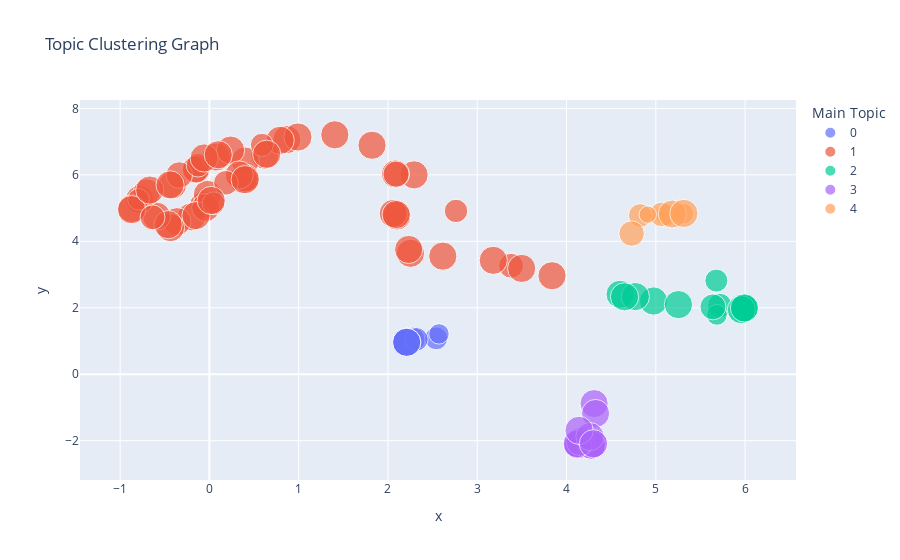

The notebook cell this image was saved under:
### Markdown cell above
# Generating Cluster Graph of Topics

### Code cell
visualize_topic_cluster_tsne(LDA_model, df)

### Figure 1 — Plotly figure (JSON) as saved in the notebook; plotly's stock layout.template omitted (floating-point values rounded to 4 significant figures; data arrays with more than 128 entries replaced by an {"elided": "..."} marker saying what was removed)
{"data": [{"customdata": [["open.substack.com", "Positive", "0"], ["www.politico.com", "Neutral Positive", "0"], ["buff.ly", "Neutral Positive", "0"], ["soundcloud.com", "Neutral Positive", "0"], ["time.com", "Neutral Positive", "0"], ["dlvr.it", "Neutral Negative", "0"], ["twitchy.com", "Positive", "0"], ["nyti.ms", "Neutral Positive", "0"]], "hovertemplate": "Address: %{customdata[0]}<br>Sentiment Label: %{customdata[1]}<br>Main Topic:%{customdata[2]}", "legendgroup": "0", "marker": {"color": "#636efa", "size": [0.7797, 0.6534, 0.9997, 0.9944, 0.6908, 0.9951, 0.5226, 0.9997], "sizemode": "area", "sizeref": 0.002499, "symbol": "circle"}, "mode": "markers", "name": "0", "orientation": "v", "showlegend": true, "type": "scatter", "x": [2.275, 2.54, 2.209, 2.211, 2.318, 2.211, 2.571, 2.209], "xaxis": "x", "y": [1.044, 1.08, 0.9611, 0.9614, 1.05, 0.9613, 1.214, 0.9611], "yaxis": "y"}, {"customdata": {"elided": "56x3 str values"}, "hovertemplate": "Address: %{customdata[0]}<br>Sentiment Label: %{customdata[1]}<br>Main Topic:%{customdata[2]}", "legendgroup": "1", "marker": {"color": "#EF553B", "size": [0.7709, 0.9648, 0.9975, 0.9974, 0.9986, 0.9799, 0.99, 0.9983, 0.9981, 0.9077, 0.9978, 0.9978, 0.9954, 0.9981, 0.9962, 0.9957, 0.9939, 0.9959, 0.9974, 0.9951, 0.9973, 0.8852, 0.9944, 0.9968, 0.9984, 0.9933, 0.9958, 0.9625, 0.9947, 0.7029, 0.9975, 0.997, 0.9981, 0.9976, 0.9984, 0.9959, 0.6535, 0.9363, 0.9958, 0.6858, 0.9931, 0.5956, 0.9959, 0.9988, 0.7588, 0.8527, 0.9959, 0.6681, 0.9963, 0.9926, 0.9951, 0.9968, 0.998, 0.9945, 0.9952, 0.7785], "sizemode": "area", "sizeref": 0.002499, "symbol": "circle"}, "mode": "markers", "name": "1", "orientation": "v", "showlegend": true, "type": "scatter", "x": [3.379, -0.06481, -0.02298, -0.2019, -0.04123, -0.3631, -0.1509, 2.252, 2.292, -0.1509, 2.614, 0.8663, 3.838, 0.3751, -0.4366, 0.07323, 0.6201, -0.1503, -0.4144, 3.179, 0.9914, -0.3376, 3.498, 0.4006, 2.099, 2.232, 0.2371, 0.4051, 0.3338, -0.1271, 2.06, 1.821, -0.5921, 1.405, -0.7813, -0.4624, 0.04717, -0.7028, 2.084, 2.762, -0.8693, -0.7937, 0.7922, -0.8717, 0.1844, 2.09, -0.05895, 0.5876, 0.4002, -0.6685, 0.099, 0.02016, 2.092, 0.6416, -0.4408, -0.6374], "xaxis": "x", "y": [3.265, 5.093, 5.41, 4.737, 5.018, 4.594, 6.161, 3.639, 5.999, 6.161, 3.553, 7.06, 2.964, 5.861, 4.412, 6.537, 6.591, 4.773, 5.694, 3.427, 7.137, 5.993, 3.183, 6.414, 4.762, 3.755, 6.743, 5.901, 5.996, 6.289, 4.838, 6.89, 4.755, 7.204, 5.259, 4.5, 5.144, 5.47, 6.027, 4.914, 4.985, 5.264, 7.038, 4.952, 5.76, 6.021, 6.508, 6.901, 5.856, 5.542, 6.603, 5.228, 4.805, 6.62, 5.698, 4.722], "yaxis": "y"}, {"customdata": [["en.wikipedia.org", "Neutral Negative", "2"], ["l.smartnews.com", "Negative", "2"], ["www.foxnews.com", "Neutral Positive", "2"], ["trib.al", "Neutral Negative", "2"], ["www.msnbc.com", "Negative", "2"], ["go.shr.lc", "Neutral Positive", "2"], ["prada.substack.com", "Neutral Positive", "2"], ["www.newsbreakapp.com", "Neutral Negative", "2"], ["meaww.com", "Positive", "2"], ["www.ncronline.org", "Neutral Positive", "2"], ["www.msnbc.com", "Neutral Positive", "2"], ["zpr.io", "Neutral Positive", "2"], ["trib.al", "Neutral Negative", "2"], ["www.dailykos.com", "Neutral Negative", "2"], ["www.nytimes.com", "Negative", "2"], ["theshahab.com", "Neutral Positive", "2"], ["www.smobserved.com", "Neutral Positive", "2"], ["www.dailykos.com", "Neutral Negative", "2"], ["fee.org", "Positive", "2"]], "hovertemplate": "Address: %{customdata[0]}<br>Sentiment Label: %{customdata[1]}<br>Main Topic:%{customdata[2]}", "legendgroup": "2", "marker": {"color": "#00cc96", "size": [0.9984, 0.7476, 0.582, 0.9022, 0.5383, 0.9984, 0.9993, 0.604, 0.5496, 0.9973, 0.9886, 0.9985, 0.9154, 0.9917, 0.9942, 0.8392, 0.6631, 0.9991, 0.9976], "sizemode": "area", "sizeref": 0.002499, "symbol": "circle"}, "mode": "markers", "name": "2", "orientation": "v", "showlegend": true, "type": "scatter", "x": [5.992, 5.716, 5.957, 5.96, 5.684, 4.974, 5.991, 5.989, 5.957, 5.977, 4.599, 4.771, 5.994, 5.958, 4.65, 5.64, 5.678, 5.253, 5.992], "xaxis": "x", "y": [1.994, 2.07, 1.955, 1.949, 1.786, 2.203, 1.993, 1.997, 1.96, 1.986, 2.407, 2.336, 1.985, 1.942, 2.33, 2.026, 2.817, 2.095, 1.994], "yaxis": "y"}, {"customdata": [["www.cbsnews.com", "Neutral Positive", "3"], ["www.thecatholicmonitor.com", "Positive", "3"], ["www.nytimes.com", "Neutral Positive", "3"], ["www.diariodenavarra.es", "Positive", "3"], ["altanto.com.do", "Neutral Negative", "3"], ["www.sfgate.com", "Neutral", "3"], ["www.businessinsider.com", "Neutral Positive", "3"], ["www.nbcnews.com", "Neutral Negative", "3"], ["dlvr.it", "Neutral Negative", "3"], ["cna.asia", "Neutral Positive", "3"], ["greenwald.substack.com", "Neutral Positive", "3"], ["www.elespanol.com", "Negative", "3"], ["buff.ly", "Negative", "3"], ["4imag.com", "Positive", "3"], ["eltiempomonclova.mx", "Positive", "3"], ["share.newsbreak.com", "Neutral Positive", "3"], ["seekingalpha.com", "Neutral Positive", "3"]], "hovertemplate": "Address: %{customdata[0]}<br>Sentiment Label: %{customdata[1]}<br>Main Topic:%{customdata[2]}", "legendgroup": "3", "marker": {"color": "#ab63fa", "size": [0.9963, 0.8236, 0.9391, 0.9887, 0.9733, 0.5463, 0.9989, 0.9896, 0.4883, 0.9967, 0.9988, 0.9868, 0.9984, 0.9961, 0.9917, 0.9988, 0.9992], "sizemode": "area", "sizeref": 0.002499, "symbol": "circle"}, "mode": "markers", "name": "3", "orientation": "v", "showlegend": true, "type": "scatter", "x": [4.125, 4.12, 4.125, 4.28, 4.305, 4.28, 4.28, 4.309, 4.123, 4.128, 4.277, 4.325, 4.153, 4.12, 4.262, 4.141, 4.301], "xaxis": "x", "y": [-2.132, -2.102, -2.119, -2.133, -2.08, -2.134, -2.125, -0.8827, -2.132, -2.121, -2.135, -1.181, -2.024, -2.09, -1.876, -1.689, -2.092], "yaxis": "y"}, {"customdata": [["www.newsbreakapp.com", "Neutral Positive", "4"], ["dlvr.it", "Neutral", "4"], ["people.com", "Neutral Negative", "4"], ["www.nbcnews.com", "Neutral Positive", "4"], ["dlvr.it", "Neutral Negative", "4"], ["www.sonsof1776.com", "Neutral Negative", "4"], ["www.independent.co.uk", "Negative", "4"], ["link.springer.com", "Neutral Positive", "4"]], "hovertemplate": "Address: %{customdata[0]}<br>Sentiment Label: %{customdata[1]}<br>Main Topic:%{customdata[2]}", "legendgroup": "4", "marker": {"color": "#FFA15A", "size": [0.5917, 0.7547, 0.6924, 0.538, 0.9841, 0.8124, 0.3802, 0.9994], "sizemode": "area", "sizeref": 0.002499, "symbol": "circle"}, "mode": "markers", "name": "4", "orientation": "v", "showlegend": true, "type": "scatter", "x": [5.118, 5.065, 4.825, 5.307, 5.185, 4.729, 4.91, 5.315], "xaxis": "x", "y": [4.788, 4.808, 4.778, 4.829, 4.82, 4.233, 4.803, 4.838], "yaxis": "y"}], "layout": {"legend": {"itemsizing": "constant", "title": {"text": "Main Topic"}, "tracegroupgap": 0}, "title": {"text": "Topic Clustering Graph"}, "xaxis": {"anchor": "y", "domain": [0, 1], "title": {"text": "x"}}, "yaxis": {"anchor": "x", "domain": [0, 1], "title": {"text": "y"}}}}
